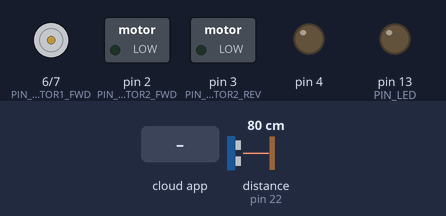
This sketch was run on a simulated Arduino Leonardo, built with avr-gcc and run on an emulated ATmega32U4. Shown: motor-driver pin pairs drawn as motors (green arrow = first pin HIGH = forward, orange = second pin HIGH = backward, longer = more drive), switched loads named in the sketch (green lamp = pin HIGH), output pins drawn as LEDs (lit = HIGH). Wiring (inferred from the names in the program): ultrasonic range finder: trigger pin 23; echo pin 22. The test bench sets the inputs (shaded band); at power-on: distance to the obstacle (sensor on pin 22) 80 cm. The echo pulse lasts 58.3 µs per cm; the ROS host is connected and sends only what is stated; pins used as bus, display or sensor lines are not drawn.

Above: at 1.2 s.
1.3 s: the phone or cloud app sets linear.x to -100
At 1.6 s:
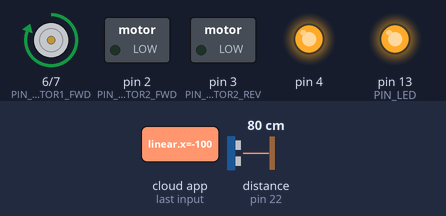
Timing chart, 0 to 4.3 s (numbered marks = the images above; inputs shaded):
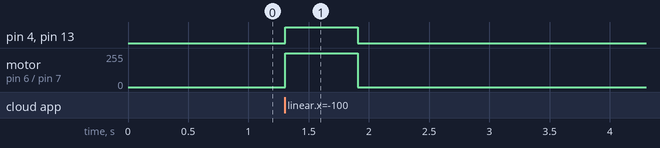

The sketch:

robot_sub.ino
```cpp
#include <ros.h>
#include <geometry_msgs/Twist.h>
#include <math.h>
#include "wiring_private.h"

#define PIN_LED 13
#define PIN_DIST_TRIG 23
#define PIN_DIST_ECHO 22
#define PIN_MOTOR1_EN 24
#define PIN_MOTOR1_FWD 6
#define PIN_MOTOR1_REV 7
#define PIN_MOTOR2_EN 25
#define PIN_MOTOR2_FWD 2
#define PIN_MOTOR2_REV 3

int direction = 90;
float speed = 0.0;
int noInput = 0;
bool stop = true;

void handle(const geometry_msgs::Twist& msg){
  // Convert from twist to degree
  direction = 180.0 * ((msg.angular.z + 1.0) / 2.0);
  speed = msg.linear.x;
  noInput = 0;
  stop = false;

  // Cap speeds at [-1.0, 1.0]
  if (speed > 1.0) {
    speed = 1.0;
  }

  if (speed < -1.0) {
    speed = -1.0;
  }
}

ros::NodeHandle nh;
ros::Subscriber<geometry_msgs::Twist> sub("cmd_vel", handle);

void setup() {
  // Setup pins
  pinMode(PIN_DIST_TRIG, OUTPUT);
  pinMode(PIN_DIST_ECHO, INPUT);
  pinMode(PIN_LED, OUTPUT);
  pinMode(PIN_MOTOR1_EN, OUTPUT);
  pinMode(PIN_MOTOR1_FWD, OUTPUT);
  pinMode(PIN_MOTOR1_REV, OUTPUT);
  pinMode(PIN_MOTOR2_EN, OUTPUT);
  pinMode(PIN_MOTOR2_FWD, OUTPUT);
  pinMode(PIN_MOTOR2_REV, OUTPUT);

  // Setup subscriber
  nh.initNode();
  nh.subscribe(sub);
}

void analog(uint8_t pin, int val) {
  switch(digitalPinToTimer(pin)) {
      // Right motor REV
      case TIMER3C:
        sbi(TCCR3A, COM3C1);
        OCR3C = val;
        break;

      // Left motor REV
      case TIMER4B:
        sbi(TCCR4A, COM4B1);
        OCR4B = val;
        break;

      // right motor FWR
      case TIMER3B:
        sbi(TCCR3A, COM3B1);
        OCR3B = val;
        break;

      // left motor FWR
      case TIMER4A:
        sbi(TCCR4A, COM4A1);
        cbi(TCCR4A, COM4A0);
        OCR4A = val;
        break;
    }
}

void loop() {
  noInput += 1;

  nh.spinOnce();

  // Stop after no input has been received for a while
  if (noInput >= 100) {
    stop = true;
  }

  digitalWrite(PIN_DIST_TRIG, LOW);
  digitalWrite(PIN_DIST_TRIG, HIGH);
  digitalWrite(PIN_DIST_TRIG, LOW);
  long duration = pulseIn(PIN_DIST_ECHO, HIGH);
  long distance = (duration / 2) / 29.1;

  // Continue driving if there was a signal and the distance is higher than 5
  if (!stop && (distance > 5)) {
    digitalWrite(PIN_LED, HIGH);
    digitalWrite(PIN_MOTOR1_EN, HIGH);
    digitalWrite(PIN_MOTOR2_EN, HIGH);
    float left = 0;
    float right = 0;
    float modifier = 1.0;

    // Convert direction to motor power
    if (direction < 0) {
      left = 0;
      right = 0;
    } else if (direction < 90) {
      left = 255;
      right = float(direction) / 90 * 255;
    } else if (direction > 90) {
      left = 255 - (float(direction) - 90) / 90 * 255;
      right = 255;
    } else {
      left = 255;
      right = 255;
    }

    // Tandem driving
    if(distance <= 5) {
      modifier = 0.5 + distance / 10;

      if(modifier > 1.0) {
        modifier = 1.0;
      }
    }

    // Adjust speed
    left *= speed;
    right *= speed;
    left *= modifier;
    right *= modifier;

    // Analog write, reverse if speed is lower than 0
    if (speed > 0.0) {
      analog(PIN_MOTOR1_FWD, int(left));
      analog(PIN_MOTOR2_FWD, int(right));
      analog(PIN_MOTOR1_REV, 0);
      analog(PIN_MOTOR2_REV, 0);
    } else {
      analog(PIN_MOTOR1_FWD, 0);
      analog(PIN_MOTOR2_FWD, 0);
      analog(PIN_MOTOR1_REV, int(right));
      analog(PIN_MOTOR2_REV, int(left));
    }
  } else {
    // Stop the robot
    digitalWrite(PIN_LED, LOW);
    digitalWrite(PIN_MOTOR1_EN, LOW);
    digitalWrite(PIN_MOTOR2_EN, LOW);
    analog(PIN_MOTOR1_FWD, 0);
    analog(PIN_MOTOR2_FWD, 0);
    analog(PIN_MOTOR1_REV, 0);
    analog(PIN_MOTOR2_REV, 0);
  }
}
```

Measured:
- after the input at 1.3 s, pin 4, pin 13 (PIN_LED): LOW → HIGH at once, → LOW 0.60 s later; motor on pin 6 (PIN_MOTOR1_FWD) / pin 7 (PIN_MOTOR1_REV): stopped → forward 255/255 at once, → stopped 0.60 s later
